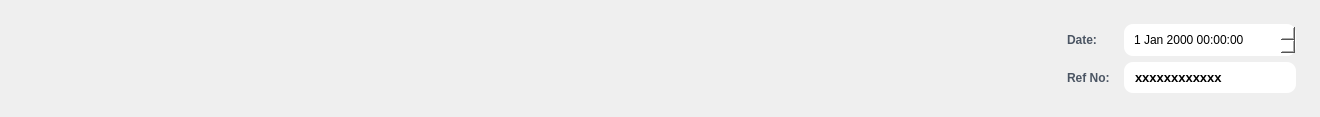
     <widget class="QWidget" name="header_seaction" native="true">
      <property name="minimumSize">
       <size>
        <width>1320</width>
        <height>110</height>
       </size>
      </property>
      <property name="styleSheet">
       <string notr="true">

#header_seaction{
                background: qlineargradient(x1: 0, y1: 0, x2: 1, y2: 0, /* Horizontal gradient */
                                        stop: 0 #eff6ff, stop: 1 #dbeafe); /* from-blue-50 to-blue-100 */
                border-bottom: 1px solid #e5e7eb; /* border-gray-200 */
               padding: 1.5em;   /*p-6 in Tailwind (6 * 0.25rem = 1.5rem) */
border-color: #4285F4;
}</string>
      </property>
      <layout class="QHBoxLayout" name="horizontalLayout_6">
       <item alignment="Qt::AlignLeft">
        <widget class="QLabel" name="label">
         <property name="minimumSize">
          <size>
           <width>50</width>
           <height>50</height>
          </size>
         </property>
         <property name="maximumSize">
          <size>
           <width>100</width>
           <height>100</height>
          </size>
         </property>
         <property name="sizeIncrement">
          <size>
           <width>0</width>
           <height>0</height>
          </size>
         </property>
         <property name="styleSheet">
          <string notr="true">border: none;

                background-color: QColor(0, 123, 255); /* Approximate for bg-primary - replace with your actual primary color */
                border-radius: 50%;
  
                color: white;
                margin-right: 0.75em; /* mr-3 in Tailwind (3 * 0.25rem = 0.75rem) */
                font-size: 1.2em; /* Adjust as needed */</string>
         </property>
         <property name="text">
          <string/>
         </property>
         <property name="pixmap">
          <pixmap resource="../static.qrc">:/logo/logo1.png</pixmap>
         </property>
         <property name="scaledContents">
          <bool>true</bool>
         </property>
        </widget>
       </item>
       <item alignment="Qt::AlignRight">
        <widget class="QFrame" name="date_ref">
         <property name="minimumSize">
          <size>
           <width>262</width>
           <height>40</height>
          </size>
         </property>
         <property name="maximumSize">
          <size>
           <width>452</width>
           <height>16777215</height>
          </size>
         </property>
         <property name="styleSheet">
          <string notr="true">padding: 4px;
border: none;
background-color: none;





</string>
         </property>
         <property name="frameShape">
          <enum>QFrame::StyledPanel</enum>
         </property>
         <property name="frameShadow">
          <enum>QFrame::Raised</enum>
         </property>
         <layout class="QVBoxLayout" name="verticalLayout_5">
          <item>
           <layout class="QFormLayout" name="formLayout">
            <item row="0" column="0">
             <widget class="QLabel" name="label_2">
              <property name="styleSheet">
               <string notr="true">                margin-left: 0.5em; /* ml-2 in Tailwind (2 * 0.25rem = 0.5rem) */
                color: #4b5563; /* Approximate for text-gray-600 */
                font-weight: 500; /* font-medium */
border: none;
padding: 4px;</string>
              </property>
              <property name="text">
               <string>Date:</string>
              </property>
             </widget>
            </item>
            <item row="0" column="1">
             <widget class="QDateTimeEdit" name="dateTimeEdit">
              <property name="styleSheet">
               <string notr="true">
border: none;
padding: 10px;

background-color: rgb(255, 255, 255);
border-radius: 9px;
padding: 8px;
color: black;

</string>
              </property>
             </widget>
            </item>
            <item row="1" column="0">
             <widget class="QLabel" name="label_3">
              <property name="styleSheet">
               <string notr="true">                margin-left: 0.5em; /* ml-2 in Tailwind (2 * 0.25rem = 0.5rem) */
                color: #4b5563; /* Approximate for text-gray-600 */
                font-weight: 500; /* font-medium */
border: none;
padding: 4px;</string>
              </property>
              <property name="text">
               <string>Ref No:</string>
              </property>
             </widget>
            </item>
            <item row="1" column="1">
             <widget class="QLabel" name="refferenceID">
              <property name="font">
               <font>
                <pointsize>10</pointsize>
                <bold>true</bold>
               </font>
              </property>
              <property name="styleSheet">
               <string notr="true">
border: none;
padding: 10px;

background-color: rgb(255, 255, 255);
border-radius: 9px;
padding: 8px;
color: black;

</string>
              </property>
              <property name="text">
               <string>xxxxxxxxxxxx</string>
              </property>
             </widget>
            </item>
           </layout>
          </item>
         </layout>
        </widget>
       </item>
      </layout>
     </widget>
